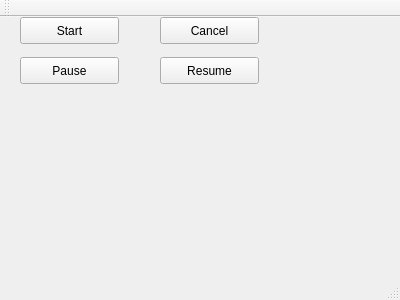
<?xml version="1.0" encoding="UTF-8"?>
<ui version="4.0">
 <class>MainWindow</class>
 <widget class="QMainWindow" name="MainWindow">
  <property name="geometry">
   <rect>
    <x>0</x>
    <y>0</y>
    <width>400</width>
    <height>300</height>
   </rect>
  </property>
  <property name="windowTitle">
   <string>MainWindow</string>
  </property>
  <widget class="QWidget" name="centralWidget">
   <widget class="QPushButton" name="pushButton_Start">
    <property name="geometry">
     <rect>
      <x>20</x>
      <y>0</y>
      <width>99</width>
      <height>27</height>
     </rect>
    </property>
    <property name="text">
     <string>Start</string>
    </property>
   </widget>
   <widget class="QPushButton" name="pushButton_Cancel">
    <property name="geometry">
     <rect>
      <x>160</x>
      <y>0</y>
      <width>99</width>
      <height>27</height>
     </rect>
    </property>
    <property name="text">
     <string>Cancel</string>
    </property>
   </widget>
   <widget class="QPushButton" name="pushButton_Pause">
    <property name="geometry">
     <rect>
      <x>20</x>
      <y>40</y>
      <width>99</width>
      <height>27</height>
     </rect>
    </property>
    <property name="text">
     <string>Pause</string>
    </property>
   </widget>
   <widget class="QPushButton" name="pushButton_Resume">
    <property name="geometry">
     <rect>
      <x>160</x>
      <y>40</y>
      <width>99</width>
      <height>27</height>
     </rect>
    </property>
    <property name="text">
     <string>Resume</string>
    </property>
   </widget>
  </widget>
  <widget class="QMenuBar" name="menuBar">
   <property name="geometry">
    <rect>
     <x>0</x>
     <y>0</y>
     <width>400</width>
     <height>25</height>
    </rect>
   </property>
  </widget>
  <widget class="QToolBar" name="mainToolBar">
   <attribute name="toolBarArea">
    <enum>TopToolBarArea</enum>
   </attribute>
   <attribute name="toolBarBreak">
    <bool>false</bool>
   </attribute>
  </widget>
  <widget class="QStatusBar" name="statusBar"/>
 </widget>
 <layoutdefault spacing="6" margin="11"/>
 <resources/>
 <connections/>
</ui>
